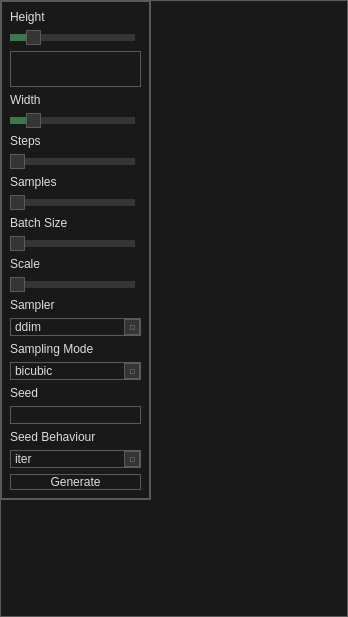
<?xml version="1.0" encoding="UTF-8"?>
<ui version="4.0">
 <class>txt2img_params</class>
 <widget class="QWidget" name="txt2img_params">
  <property name="geometry">
   <rect>
    <x>0</x>
    <y>0</y>
    <width>348</width>
    <height>617</height>
   </rect>
  </property>
  <property name="windowTitle">
   <string>Text-to-Image</string>
  </property>
  <property name="styleSheet">
   <string notr="true">/*
	Copyright 2013 Emanuel Claesson

	Licensed under the Apache License, Version 2.0 (the &quot;License&quot;);
	you may not use this file except in compliance with the License.
	You may obtain a copy of the License at

		http://www.apache.org/licenses/LICENSE-2.0

	Unless required by applicable law or agreed to in writing, software
	distributed under the License is distributed on an &quot;AS IS&quot; BASIS,
	WITHOUT WARRANTIES OR CONDITIONS OF ANY KIND, either express or implied.
	See the License for the specific language governing permissions and
	limitations under the License.
*/

/*
	COLOR_DARK     = #191919
	COLOR_MEDIUM   = #353535
	COLOR_MEDLIGHT = #5A5A5A
	COLOR_LIGHT    = #DDDDDD
	COLOR_ACCENT   = #3D7848
*/

* {
	background: #191919;
	color: #DDDDDD;
	border: 1px solid #5A5A5A;
}

QWidget::item:selected {
	background: #3D7848;
}

QCheckBox, QRadioButton {
	border: none;
}

QRadioButton::indicator, QCheckBox::indicator {
	width: 13px;
	height: 13px;
}

QRadioButton::indicator::unchecked, QCheckBox::indicator::unchecked {
	border: 1px solid #5A5A5A;
	background: none;
}

QRadioButton::indicator:unchecked:hover, QCheckBox::indicator:unchecked:hover {
	border: 1px solid #DDDDDD;
}

QRadioButton::indicator::checked, QCheckBox::indicator::checked {
	border: 1px solid #5A5A5A;
	background: #5A5A5A;
}

QRadioButton::indicator:checked:hover, QCheckBox::indicator:checked:hover {
	border: 1px solid #DDDDDD;
	background: #DDDDDD;
}

QGroupBox {
	margin-top: 6px;
}

QGroupBox::title {
	top: -7px;
	left: 7px;
}

QScrollBar {
	border: 1px solid #5A5A5A;
	background: #191919;
}

QScrollBar:horizontal {
	height: 15px;
	margin: 0px 0px 0px 32px;
}

QScrollBar:vertical {
	width: 15px;
	margin: 32px 0px 0px 0px;
}

QScrollBar::handle {
	background: #353535;
	border: 1px solid #5A5A5A;
}

QScrollBar::handle:horizontal {
	border-width: 0px 1px 0px 1px;
}

QScrollBar::handle:vertical {
	border-width: 1px 0px 1px 0px;
}

QScrollBar::handle:horizontal {
	min-width: 20px;
}

QScrollBar::handle:vertical {
	min-height: 20px;
}

QScrollBar::add-line, QScrollBar::sub-line {
	background:#353535;
	border: 1px solid #5A5A5A;
	subcontrol-origin: margin;
}

QScrollBar::add-line {
	position: absolute;
}

QScrollBar::add-line:horizontal {
	width: 15px;
	subcontrol-position: left;
	left: 15px;
}

QScrollBar::add-line:vertical {
	height: 15px;
	subcontrol-position: top;
	top: 15px;
}

QScrollBar::sub-line:horizontal {
	width: 15px;
	subcontrol-position: top left;
}

QScrollBar::sub-line:vertical {
	height: 15px;
	subcontrol-position: top;
}

QScrollBar:left-arrow, QScrollBar::right-arrow, QScrollBar::up-arrow, QScrollBar::down-arrow {
	border: 1px solid #5A5A5A;
	width: 3px;
	height: 3px;
}

QScrollBar::add-page, QScrollBar::sub-page {
	background: none;
}

QAbstractButton:hover {
	background: #353535;
}

QAbstractButton:pressed {
	background: #5A5A5A;
}

QAbstractItemView {
	show-decoration-selected: 1;
	selection-background-color: #3D7848;
	selection-color: #DDDDDD;
	alternate-background-color: #353535;
}

QHeaderView {
	border: 1px solid #5A5A5A;
}

QHeaderView::section {
	background: #191919;
	border: 1px solid #5A5A5A;
	padding: 4px;
}

QHeaderView::section:selected, QHeaderView::section::checked {
	background: #353535;
}

QTableView {
	gridline-color: #5A5A5A;
}

QTabBar {
	margin-left: 2px;
}

QTabBar::tab {
	border-radius: 0px;
	padding: 4px;
	margin: 4px;
}

QTabBar::tab:selected {
	background: #353535;
}

QComboBox::down-arrow {
	border: 1px solid #5A5A5A;
	background: #353535;
}

QComboBox::drop-down {
	border: 1px solid #5A5A5A;
	background: #353535;
}

QComboBox::down-arrow {
	width: 3px;
	height: 3px;
	border: 1px solid #5A5A5A;
}

QAbstractSpinBox {
	padding-right: 15px;
}

QAbstractSpinBox::up-button, QAbstractSpinBox::down-button {
	border: 1px solid #5A5A5A;
	background: #353535;
	subcontrol-origin: border;
}

QAbstractSpinBox::up-arrow, QAbstractSpinBox::down-arrow {
	width: 3px;
	height: 3px;
	border: 1px solid #5A5A5A;
}

QSlider {
	border: none;
}

QSlider::groove:horizontal {
	height: 5px;
	margin: 4px 0px 4px 0px;
}

QSlider::groove:vertical {
	width: 5px;
	margin: 0px 4px 0px 4px;
}

QSlider::handle {
	border: 1px solid #5A5A5A;
	background: #353535;
}

QSlider::handle:horizontal {
	width: 15px;
	margin: -4px 0px -4px 0px;
}

QSlider::handle:vertical {
	height: 15px;
	margin: 0px -4px 0px -4px;
}

QSlider::add-page:vertical, QSlider::sub-page:horizontal {
	background: #3D7848;
}

QSlider::sub-page:vertical, QSlider::add-page:horizontal {
	background: #353535;
}

QLabel {
	border: none;
}

QProgressBar {
	text-align: center;
}

QProgressBar::chunk {
	width: 1px;
	background-color: #3D7848;
}

QMenu::separator {
	background: #353535;
}</string>
  </property>
  <widget class="QStackedWidget" name="stackedWidget">
   <property name="geometry">
    <rect>
     <x>0</x>
     <y>0</y>
     <width>151</width>
     <height>500</height>
    </rect>
   </property>
   <property name="maximumSize">
    <size>
     <width>200</width>
     <height>16777215</height>
    </size>
   </property>
   <property name="currentIndex">
    <number>0</number>
   </property>
   <widget class="QWidget" name="Settings">
    <layout class="QVBoxLayout" name="verticalLayout_3">
     <item>
      <widget class="QLabel" name="label">
       <property name="maximumSize">
        <size>
         <width>16777215</width>
         <height>20</height>
        </size>
       </property>
       <property name="styleSheet">
        <string notr="true"/>
       </property>
       <property name="text">
        <string>Height</string>
       </property>
      </widget>
     </item>
     <item>
      <widget class="QSlider" name="height">
       <property name="maximumSize">
        <size>
         <width>125</width>
         <height>16777215</height>
        </size>
       </property>
       <property name="minimum">
        <number>256</number>
       </property>
       <property name="maximum">
        <number>2048</number>
       </property>
       <property name="singleStep">
        <number>64</number>
       </property>
       <property name="pageStep">
        <number>128</number>
       </property>
       <property name="value">
        <number>512</number>
       </property>
       <property name="orientation">
        <enum>Qt::Horizontal</enum>
       </property>
      </widget>
     </item>
     <item>
      <widget class="QTextEdit" name="height_edit"/>
     </item>
     <item>
      <widget class="QLabel" name="label_2">
       <property name="maximumSize">
        <size>
         <width>16777215</width>
         <height>20</height>
        </size>
       </property>
       <property name="text">
        <string>Width</string>
       </property>
      </widget>
     </item>
     <item>
      <widget class="QSlider" name="width">
       <property name="maximumSize">
        <size>
         <width>125</width>
         <height>16777215</height>
        </size>
       </property>
       <property name="minimum">
        <number>256</number>
       </property>
       <property name="maximum">
        <number>2048</number>
       </property>
       <property name="singleStep">
        <number>64</number>
       </property>
       <property name="pageStep">
        <number>128</number>
       </property>
       <property name="value">
        <number>512</number>
       </property>
       <property name="orientation">
        <enum>Qt::Horizontal</enum>
       </property>
      </widget>
     </item>
     <item>
      <widget class="QLabel" name="label_3">
       <property name="maximumSize">
        <size>
         <width>16777215</width>
         <height>20</height>
        </size>
       </property>
       <property name="text">
        <string>Steps</string>
       </property>
      </widget>
     </item>
     <item>
      <widget class="QSlider" name="steps">
       <property name="maximumSize">
        <size>
         <width>125</width>
         <height>16777215</height>
        </size>
       </property>
       <property name="minimum">
        <number>1</number>
       </property>
       <property name="orientation">
        <enum>Qt::Horizontal</enum>
       </property>
      </widget>
     </item>
     <item>
      <widget class="QLabel" name="label_4">
       <property name="maximumSize">
        <size>
         <width>16777215</width>
         <height>20</height>
        </size>
       </property>
       <property name="text">
        <string>Samples</string>
       </property>
      </widget>
     </item>
     <item>
      <widget class="QSlider" name="samples">
       <property name="maximumSize">
        <size>
         <width>125</width>
         <height>16777215</height>
        </size>
       </property>
       <property name="orientation">
        <enum>Qt::Horizontal</enum>
       </property>
      </widget>
     </item>
     <item>
      <widget class="QLabel" name="label_5">
       <property name="maximumSize">
        <size>
         <width>16777215</width>
         <height>20</height>
        </size>
       </property>
       <property name="styleSheet">
        <string notr="true"/>
       </property>
       <property name="text">
        <string>Batch Size</string>
       </property>
      </widget>
     </item>
     <item>
      <widget class="QSlider" name="batchsize">
       <property name="maximumSize">
        <size>
         <width>125</width>
         <height>16777215</height>
        </size>
       </property>
       <property name="orientation">
        <enum>Qt::Horizontal</enum>
       </property>
      </widget>
     </item>
     <item>
      <widget class="QLabel" name="label_6">
       <property name="maximumSize">
        <size>
         <width>16777215</width>
         <height>20</height>
        </size>
       </property>
       <property name="text">
        <string>Scale</string>
       </property>
      </widget>
     </item>
     <item>
      <widget class="QSlider" name="scale">
       <property name="sizePolicy">
        <sizepolicy hsizetype="Expanding" vsizetype="Fixed">
         <horstretch>0</horstretch>
         <verstretch>0</verstretch>
        </sizepolicy>
       </property>
       <property name="maximumSize">
        <size>
         <width>125</width>
         <height>16777215</height>
        </size>
       </property>
       <property name="orientation">
        <enum>Qt::Horizontal</enum>
       </property>
      </widget>
     </item>
     <item>
      <widget class="QLabel" name="label_8">
       <property name="maximumSize">
        <size>
         <width>16777215</width>
         <height>20</height>
        </size>
       </property>
       <property name="text">
        <string>Sampler</string>
       </property>
      </widget>
     </item>
     <item>
      <widget class="QComboBox" name="sampler_n">
       <item>
        <property name="text">
         <string>ddim</string>
        </property>
       </item>
       <item>
        <property name="text">
         <string>plms</string>
        </property>
       </item>
       <item>
        <property name="text">
         <string>klms</string>
        </property>
       </item>
       <item>
        <property name="text">
         <string>dpm2</string>
        </property>
       </item>
       <item>
        <property name="text">
         <string>dpm2_ancestral</string>
        </property>
       </item>
       <item>
        <property name="text">
         <string>heun</string>
        </property>
       </item>
       <item>
        <property name="text">
         <string>euler</string>
        </property>
       </item>
       <item>
        <property name="text">
         <string>euler_ancestral</string>
        </property>
       </item>
      </widget>
     </item>
     <item>
      <widget class="QLabel" name="label_9">
       <property name="maximumSize">
        <size>
         <width>16777215</width>
         <height>20</height>
        </size>
       </property>
       <property name="text">
        <string>Sampling Mode</string>
       </property>
      </widget>
     </item>
     <item>
      <widget class="QComboBox" name="sampling_mode">
       <item>
        <property name="text">
         <string>bicubic</string>
        </property>
       </item>
       <item>
        <property name="text">
         <string>bilinear</string>
        </property>
       </item>
       <item>
        <property name="text">
         <string>nearest</string>
        </property>
       </item>
      </widget>
     </item>
     <item>
      <widget class="QLabel" name="label_10">
       <property name="maximumSize">
        <size>
         <width>16777215</width>
         <height>20</height>
        </size>
       </property>
       <property name="text">
        <string>Seed</string>
       </property>
      </widget>
     </item>
     <item>
      <widget class="QLineEdit" name="seed"/>
     </item>
     <item>
      <widget class="QLabel" name="label_11">
       <property name="maximumSize">
        <size>
         <width>16777215</width>
         <height>20</height>
        </size>
       </property>
       <property name="text">
        <string>Seed Behaviour</string>
       </property>
      </widget>
     </item>
     <item>
      <widget class="QComboBox" name="seed_behavior">
       <item>
        <property name="text">
         <string>iter</string>
        </property>
       </item>
       <item>
        <property name="text">
         <string>fixed</string>
        </property>
       </item>
       <item>
        <property name="text">
         <string>random</string>
        </property>
       </item>
      </widget>
     </item>
     <item>
      <widget class="QPushButton" name="pushButton">
       <property name="text">
        <string>Generate</string>
       </property>
      </widget>
     </item>
     <item>
      <spacer name="verticalSpacer">
       <property name="orientation">
        <enum>Qt::Vertical</enum>
       </property>
       <property name="sizeHint" stdset="0">
        <size>
         <width>20</width>
         <height>40</height>
        </size>
       </property>
      </spacer>
     </item>
    </layout>
   </widget>
   <widget class="QWidget" name="Files">
    <layout class="QVBoxLayout" name="verticalLayout_4">
     <item>
      <widget class="QCheckBox" name="checkBox_2">
       <property name="text">
        <string>Save as JPG</string>
       </property>
      </widget>
     </item>
     <item>
      <widget class="QCheckBox" name="checkBox_6">
       <property name="text">
        <string>Write Info Files</string>
       </property>
      </widget>
     </item>
     <item>
      <widget class="QCheckBox" name="checkBox_5">
       <property name="text">
        <string>Group by Prompt</string>
       </property>
      </widget>
     </item>
     <item>
      <widget class="QCheckBox" name="checkBox_4">
       <property name="text">
        <string>Save individual Images</string>
       </property>
      </widget>
     </item>
     <item>
      <widget class="QCheckBox" name="checkBox_3">
       <property name="text">
        <string>Seperate Prompts</string>
       </property>
      </widget>
     </item>
     <item>
      <widget class="QCheckBox" name="checkBox">
       <property name="text">
        <string>Normalize Prompt </string>
       </property>
      </widget>
     </item>
     <item>
      <spacer name="verticalSpacer_2">
       <property name="orientation">
        <enum>Qt::Vertical</enum>
       </property>
       <property name="sizeHint" stdset="0">
        <size>
         <width>20</width>
         <height>40</height>
        </size>
       </property>
      </spacer>
     </item>
    </layout>
   </widget>
   <widget class="QWidget" name="Upscaling">
    <layout class="QVBoxLayout" name="verticalLayout_5">
     <item>
      <widget class="QCheckBox" name="checkBox_8">
       <property name="text">
        <string>CheckBox</string>
       </property>
      </widget>
     </item>
     <item>
      <widget class="QCheckBox" name="checkBox_7">
       <property name="text">
        <string>CheckBox</string>
       </property>
      </widget>
     </item>
     <item>
      <widget class="QComboBox" name="comboBox_4">
       <item>
        <property name="text">
         <string>RealESRGAN_x4plus</string>
        </property>
       </item>
       <item>
        <property name="text">
         <string>RealESRGAN_x4plus_anime</string>
        </property>
       </item>
      </widget>
     </item>
     <item>
      <spacer name="verticalSpacer_3">
       <property name="orientation">
        <enum>Qt::Vertical</enum>
       </property>
       <property name="sizeHint" stdset="0">
        <size>
         <width>20</width>
         <height>40</height>
        </size>
       </property>
      </spacer>
     </item>
    </layout>
   </widget>
  </widget>
 </widget>
 <resources/>
 <connections/>
</ui>
